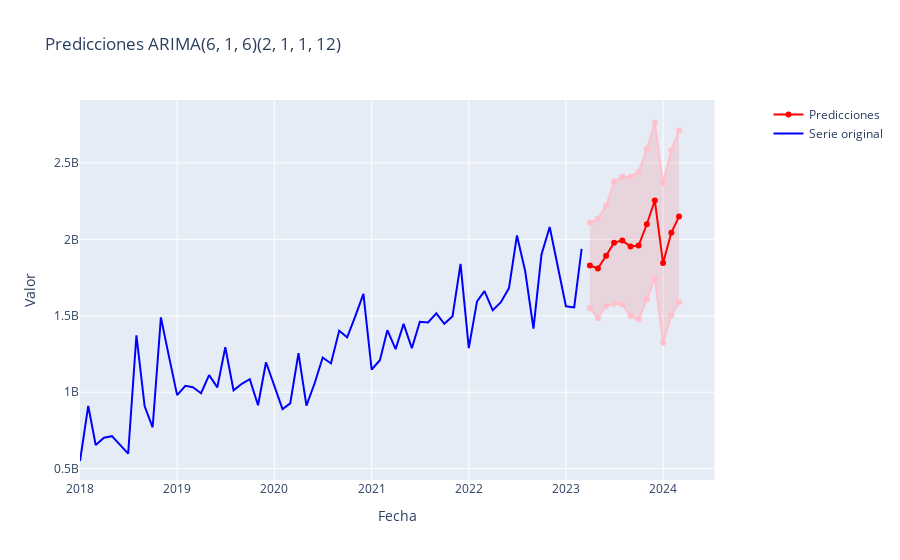

Notebook code cell kept with this figure:
### Markdown cell above
#### Proyeccion y graficas finales con los paramestros ajustados

### Code cell
forecast_df, int_conf, order, s_order = pred_ARIMA(bd= ventas_cluster, order= (6,1,6), s_order= (2,1,1,12), n_per= 12, alpha= (0.05))
plot_ARIMA(bd= ventas_cluster, bd_forecast= forecast_df, conf_int= int_conf, order= order, s_order= s_order)
